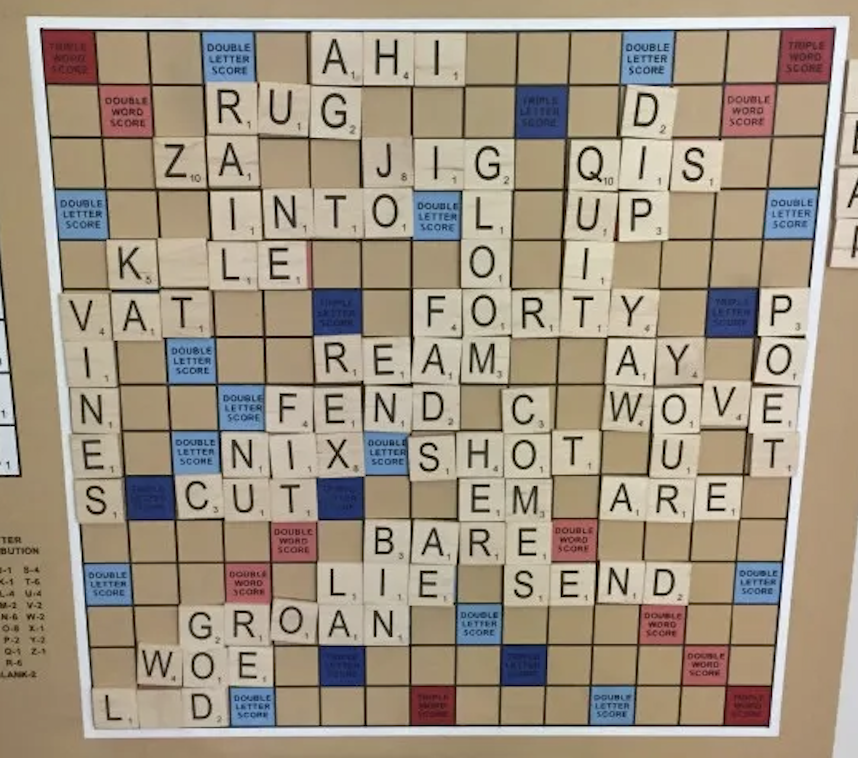
#> input picture corner_detection/test3.png, 858 x 758 px
$ python harris_corners.py   (older library calls are emulated)
#> lines starting #> are read from the running program, lines starting #| are printed output that depends on the picture
### corner_detection/common.py
import numpy as np
from matplotlib import pyplot as plt
from PIL import Image


def read_img(path, greyscale=True):
#> called with path = './test3.png', greyscale = True
    img = Image.open(path)
#> img is the input picture: PIL image 858x758 RGBA; mean R, G, B, A 160.9, 148.2, 130.2, 255
    if greyscale:
        img = img.convert('L')
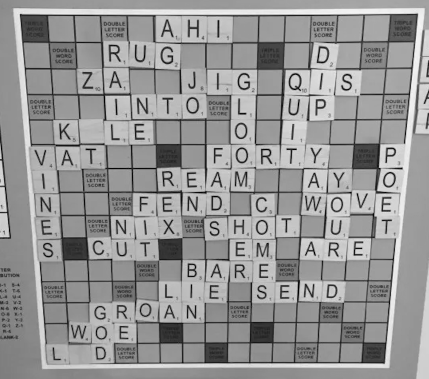
#> img: PIL image 858x758 L (shown at 1/2 size); min 0, max 250, mean 149.9
    else:
        img = img.convert('RGB')
    return np.array(img).astype(np.float)


def save_img(img, path):
    img = img - img.min()
    img = img / img.max()
    img = (img * 255).astype(np.uint8)
    img = Image.fromarray(img)
    img.save(path)
    print(path, "is saved!")


# [88 lines left out: functions find_maxima, visualize_scale_space, visualize_maxima, not called in this run]

### corner_detection/harris_corners.py
import os
from tkinter import E
from turtle import width

import numpy as np
import scipy.ndimage
# Use scipy.ndimage.convolve() for convolution.
# Use zero padding (Set mode = 'constant'). Refer docs for further info.

from common import read_img, save_img

# [44 lines left out: functions order_points, corner_score, not called in this run]


def harris_detector(image, window_size=(5, 5)):
    """
    Given an input image, calculate the Harris Detector score for all pixels
    You can use same-padding for intensity (or 0-padding for derivatives)
    to handle window values outside of the image.

    Input- image: H x W
    Output- results: a image of size H x W
    """
#> called with window_size = (5, 5)
    # compute the derivatives
    Ix = np.gradient(image)[0]
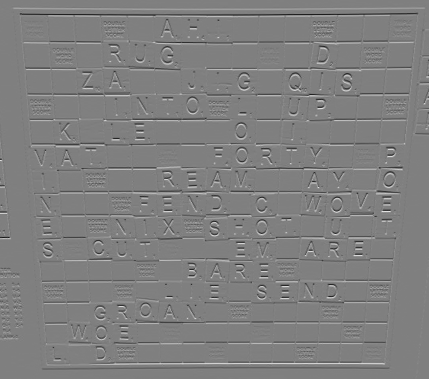
#> Ix: shape (758, 858) float64 (shown at 1/2 size); min -113.5, max 113, mean 0; drawn with min black and max white
    Iy = np.gradient(image)[1]
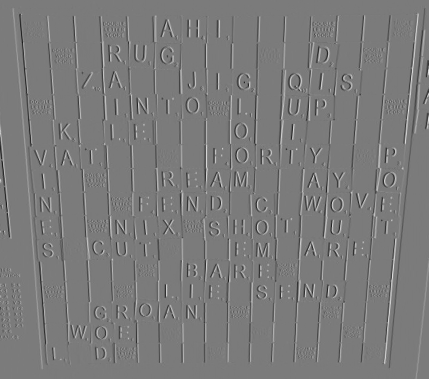
#> Iy: shape (758, 858) float64 (shown at 1/2 size); min -115, max 123, mean 0; drawn with min black and max white

    Ixx = Ix**2
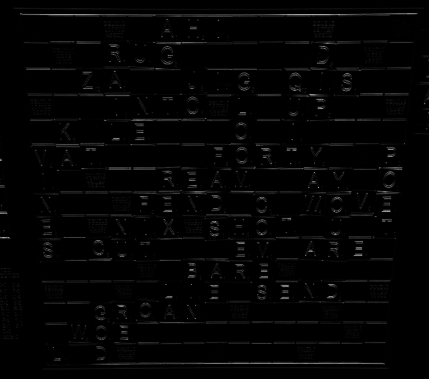
#> Ixx: shape (758, 858) float64 (shown at 1/2 size); min 0, max 12882.2, mean 206.2; drawn with min black and max white
    Iyy = Iy**2
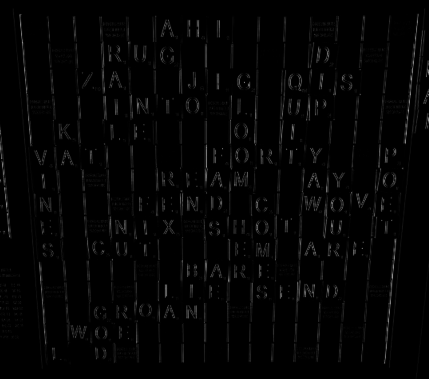
#> Iyy: shape (758, 858) float64 (shown at 1/2 size); min 0, max 15129, mean 250.6; drawn with min black and max white
    Ixy = Ix*Iy
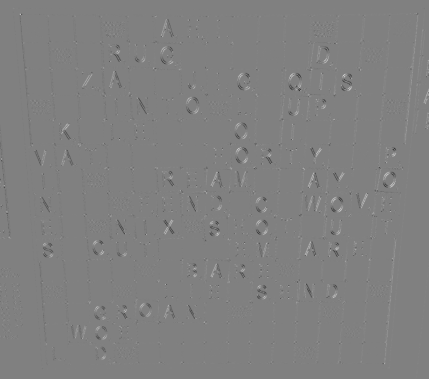
#> Ixy: shape (758, 858) float64 (shown at 1/2 size); min -5353.5, max 5278, mean 0; drawn with min black and max white

    # For each image location, construct the structure tensor and calculate
    # the Harris response
    response = np.copy(image)
    offset_height = int(window_size[0]/2)
    offset_width = int(window_size[1]/2)
    height = image.shape[0]
    width = image.shape[1]
    for y in range(offset_height, height - offset_height):
        for x in range(offset_width, width - offset_width):
            Sxx = np.sum(Ixx[y-offset_height:y+1+offset_height, x-offset_width:x+1+offset_width])
            Syy = np.sum(Iyy[y-offset_height:y+1+offset_height, x-offset_width:x+1+offset_width])
            Sxy = np.sum(Ixy[y-offset_height:y+1+offset_height, x-offset_width:x+1+offset_width])
            k = 0.05
            det = (Sxx * Syy) - (Sxy**2)
            trace = Sxx + Syy
            r = det - k * (trace**2)
            response[y][x] = r
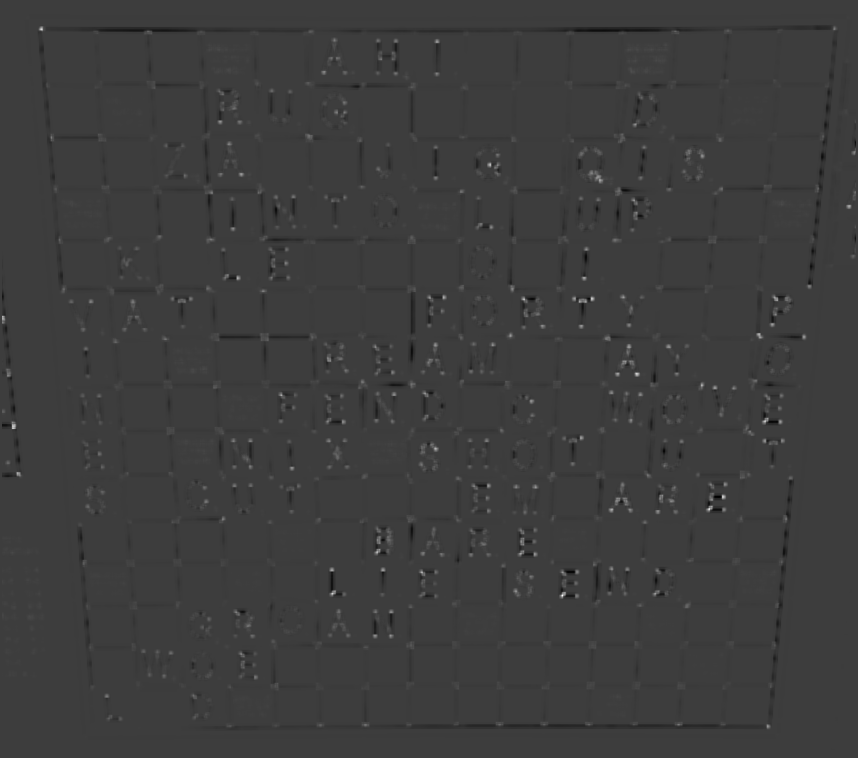
#> response: shape (758, 858) float64; min -990338942.1, max 3.14e+09, mean -1668872.7; drawn with min black and max white
    return response


def main():
    img = read_img('./test3.png')


    # -- TODO Task 5: Corner Score --

    harris_corners = harris_detector(img)
    save_img(harris_corners, "./test_out.png")


if __name__ == "__main__":
    main()
